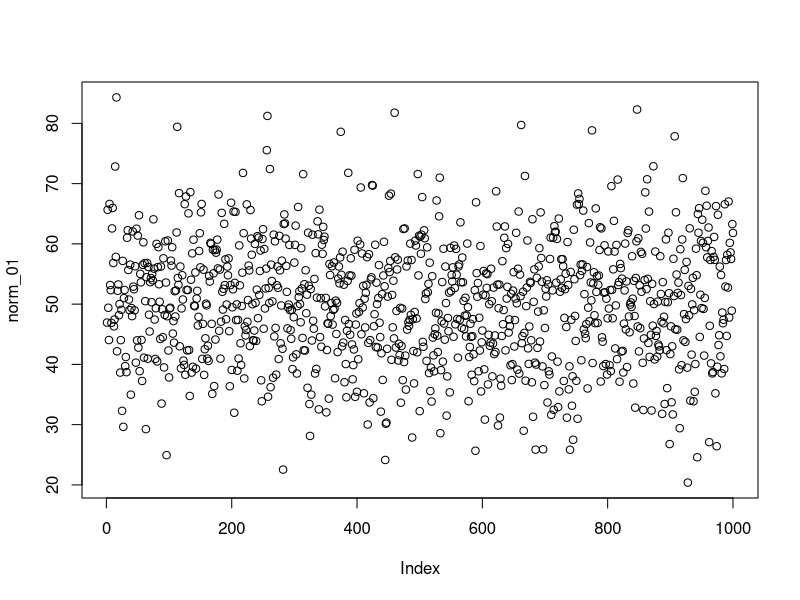
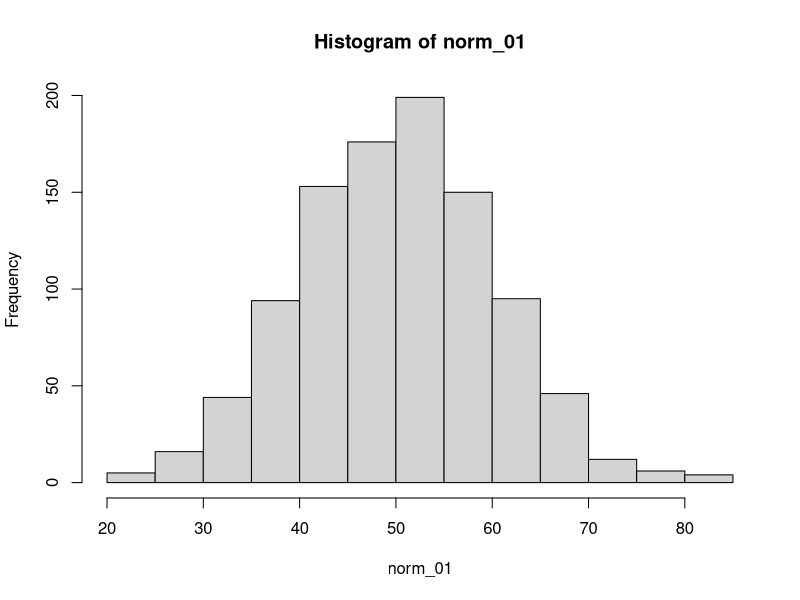
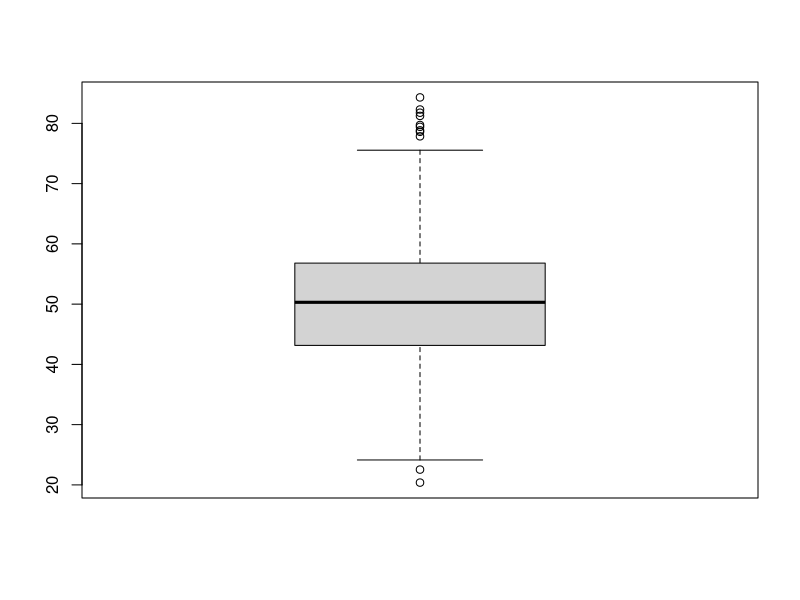
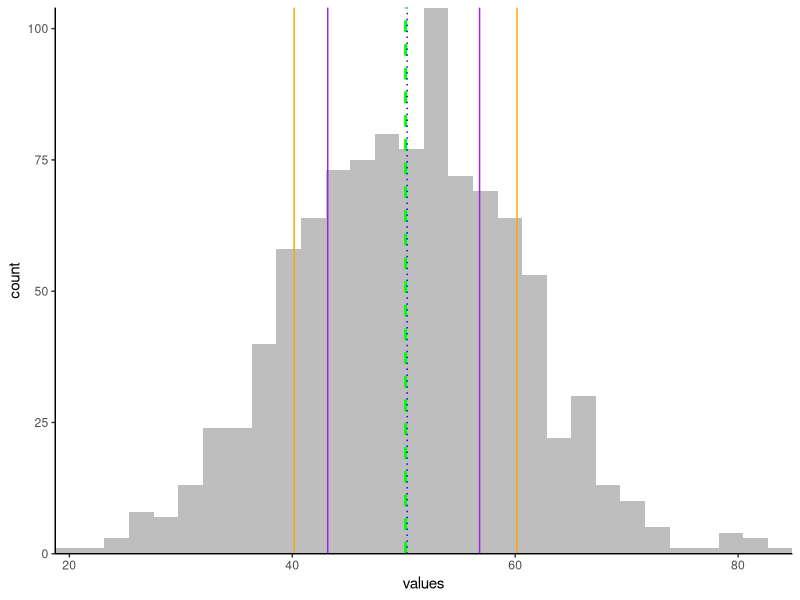
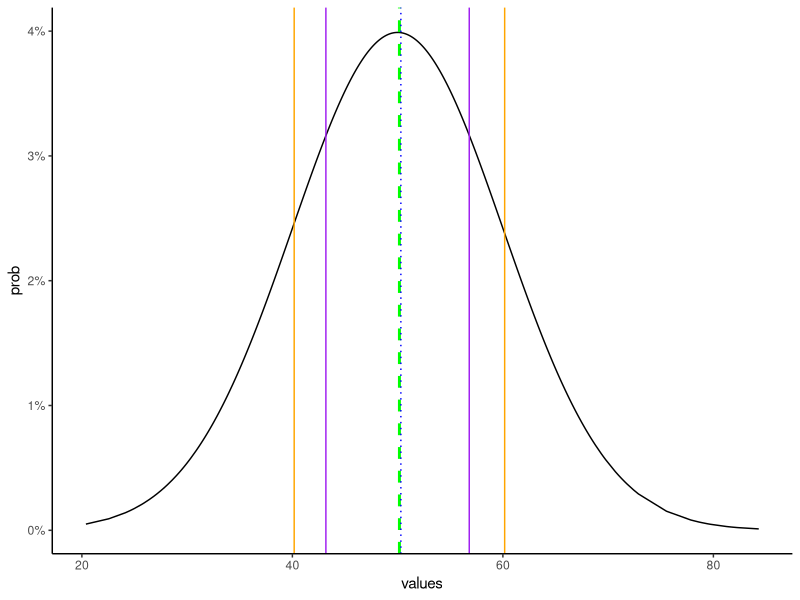
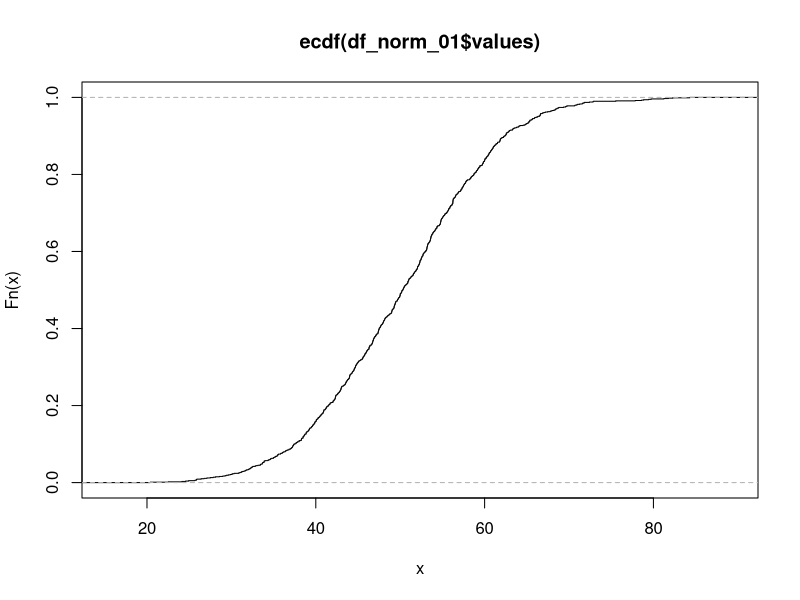
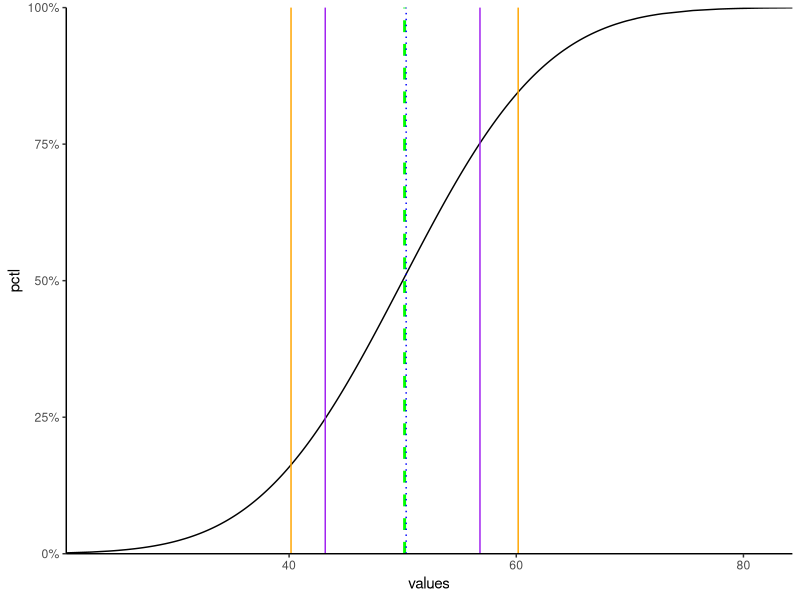
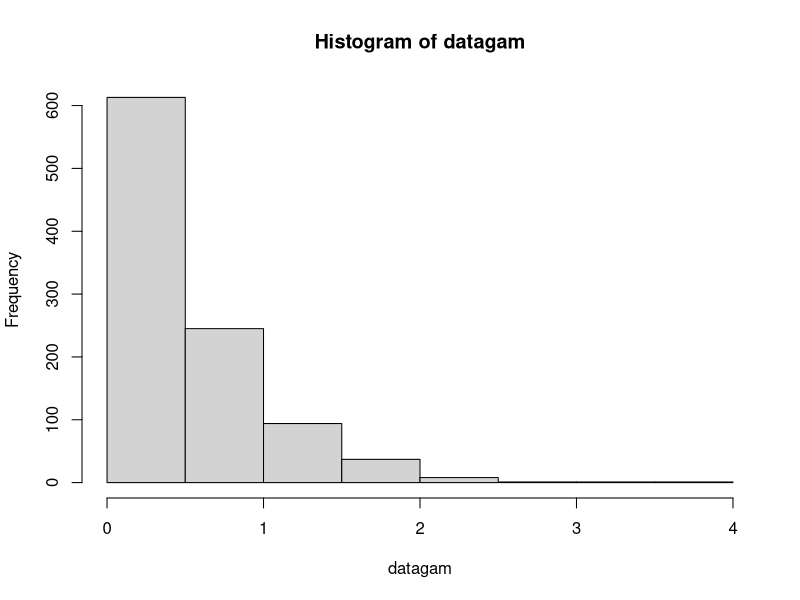

R code for these plots, in order:
## ---- chunk 1
knitr::opts_chunk$set(echo=FALSE,
                      message=FALSE,
                      warning=FALSE)

library(tidyverse)
library(lubridate)
library(scales)

## ---- chunk 2

m <- 50
std <- 10
norm_01 <- rnorm(n=1000, mean=m, sd=std)
## ---- chunk 3

plot(norm_01)
hist(norm_01)
boxplot(norm_01)

## ---- chunk 4
df_norm_01 <- data.frame(values=norm_01)

summary(df_norm_01)
print(paste0('Std dev: ', sd(df_norm_01$values)))
## ---- chunk 5

ggplot(df_norm_01, aes(x=values))+geom_histogram(fill='grey')+
  geom_vline(xintercept = mean(df_norm_01$values), color='green', linetype='dashed', size=1)+
  geom_vline(xintercept = median(df_norm_01$values), color='blue', linetype='dotted')+
  geom_vline(xintercept=quantile(df_norm_01$values, 0.25), color='purple')+
  geom_vline(xintercept = quantile(df_norm_01$values, 0.75), color='purple')+
  geom_vline(xintercept=mean(df_norm_01$values)-sd(df_norm_01$values), color='orange')+
  geom_vline(xintercept=mean(df_norm_01$values)+sd(df_norm_01$values), color='orange')+
  scale_y_continuous(expand=c(0,0))+
  scale_x_continuous(expand=c(0,0))+
  theme_classic()
## ---- chunk 6
df_norm_01 <- df_norm_01 %>% mutate(
  prob=dnorm(values, mean=m, sd=std)
)

ggplot(df_norm_01, aes(x=values, y=prob))+geom_line()+
  geom_vline(xintercept = mean(df_norm_01$values), color='green', linetype='dashed', size=1)+
  geom_vline(xintercept = median(df_norm_01$values), color='blue', linetype='dotted')+
  geom_vline(xintercept=quantile(df_norm_01$values, 0.25), color='purple')+
  geom_vline(xintercept = quantile(df_norm_01$values, 0.75), color='purple')+
  geom_vline(xintercept=mean(df_norm_01$values)-sd(df_norm_01$values), color='orange')+
  geom_vline(xintercept=mean(df_norm_01$values)+sd(df_norm_01$values), color='orange')+
  scale_y_continuous(labels=percent)+
  theme_classic()

## ---- chunk 7
plot(ecdf(df_norm_01$values))
## ---- chunk 8
df_norm_01 <- df_norm_01 %>% mutate(
  pctl = pnorm(values, mean=m, sd=std)
)

ggplot(df_norm_01, aes(x=values, y=pctl))+geom_line()+
  geom_vline(xintercept = mean(df_norm_01$values), color='green', linetype='dashed', size=1)+
  geom_vline(xintercept = median(df_norm_01$values), color='blue', linetype='dotted')+
  geom_vline(xintercept=quantile(df_norm_01$values, 0.25), color='purple')+
  geom_vline(xintercept = quantile(df_norm_01$values, 0.75), color='purple')+
  geom_vline(xintercept=mean(df_norm_01$values)-sd(df_norm_01$values), color='orange')+
  geom_vline(xintercept=mean(df_norm_01$values)+sd(df_norm_01$values), color='orange')+
  scale_x_continuous(expand=c(0,0))+
  scale_y_continuous(labels=percent, expand=c(0,0), limits=c(0,1))+
  theme_classic()

## ---- chunk 9
options(scipen = 99)
x <- 40
dnorm(x=x, mean=m, sd=std)

## ---- chunk 10
x <- mean(df_norm_01$values)-sd(df_norm_01$values)
pnorm(q=x, mean=m, sd=std)

## ---- chunk 11
x <- x
y <- mean(df_norm_01$values)+sd(df_norm_01$values)
p_lower <- pnorm(q=x, mean=m, sd=std)
p_upper <- pnorm(q=y, mean=m, sd=std, lower.tail=FALSE)
pxy <- 1-(p_lower+p_upper)

## ---- chunk 12

## function to create gamma samples and density
fGammavardens <- function(num, sh, sc){
  shsc <- paste0('gamma','-',sh,':', sc)
  cat(paste0('shape=',sh,' rate=', sc))
  datagam <- rgamma(n=1000, shape=sh, scale=sc)
  plot.hist <- hist(datagam)
  #plot.hist <- ggplot(data.frame(datagam), aes(x=datagam))+geom_histogram()
  
  datagam <- round(datagam, 3)
  datagam <- unique(datagam)
  dengam <- dgamma(datagam, shape=sh, scale=sc)
  gam <- data.frame(datagam, dengam, ksc=shsc)
  plot.dense <- plot(data=gam, dengam~datagam)
  #plot.dense <- ggplot(gam, aes(x=datagam, y=dengam))+geom_line()+theme_classic()
  
  list(plot.hist, plot.dense)
  return(gam)
}

gam_all <- data.frame()

gamsample <- fGammavardens(1000, 1, 0.5)
gam_all <- bind_rows(gam_all, gamsample)

gamsample <- fGammavardens(1000, 1, 1)
gam_all <- bind_rows(gam_all, gamsample)

gamsample <- fGammavardens(1000, 1, 2)
gam_all <- bind_rows(gam_all, gamsample)

gamsample <- fGammavardens(1000, 2, 0.5)
gam_all <- bind_rows(gam_all, gamsample)

gamsample <- fGammavardens(1000, 2, 2)
gam_all <- bind_rows(gam_all, gamsample)

gamsample <- fGammavardens(1000, 3, 0.5)
gam_all <- bind_rows(gam_all, gamsample)

gamsample <- fGammavardens(1000, 3, 1)
gam_all <- bind_rows(gam_all, gamsample)

gamsample <- fGammavardens(1000, 5, 1)
gam_all <- bind_rows(gam_all, gamsample)


gam_all <- gam_all %>% distinct(datagam, .keep_all = TRUE)
ggplot(gam_all, aes(x=datagam, y=dengam, color=ksc))+
  geom_line()

